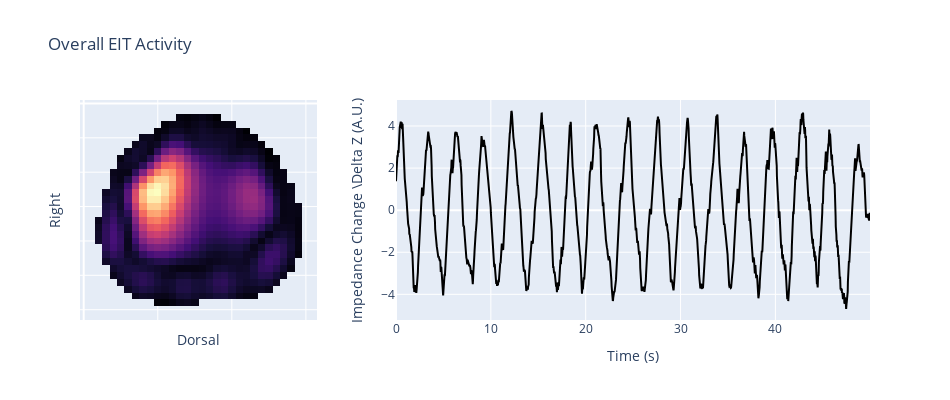

The notebook cell this image was saved under:
### Code cell
# plot input data
fig = make_subplots(rows=1, cols=2, column_widths=[1, 2])
fig.update_layout(width=950, height=400)

fig.add_trace(go.Heatmap(z=np.std(imgs_eit, axis=-1), zmin=0, 
                         showscale=False, colorscale='magma'), row=1, col=1)
fig.update_yaxes(title='Right', showticklabels=False, autorange="reversed", row=1, col=1)
fig.update_xaxes(title='Dorsal', showticklabels=False, row=1, col=1)
fig.update_layout(title='Overall EIT Activity')

fig.add_trace(go.Scatter(x=t, y=np.nansum(imgs_eit, axis=(0, 1)), 
                         name='Overall Sum Signal', line_color='black'), row=1, col=2)
fig.update_xaxes(title='Time (s)', row=1, col=2)
fig.update_yaxes(title='Impedance Change \\Delta Z (A.U.)', row=1, col=2)

### Figure 1 — Plotly figure (JSON) as saved in the notebook; plotly's stock layout.template omitted (floating-point values rounded to 4 significant figures; data arrays with more than 128 entries replaced by an {"elided": "..."} marker saying what was removed)
{"data": [{"colorscale": [[0, "#000004"], [0.1111, "#180f3d"], [0.2222, "#440f76"], [0.3333, "#721f81"], [0.4444, "#9e2f7f"], [0.5556, "#cd4071"], [0.6667, "#f1605d"], [0.7778, "#fd9668"], [0.8889, "#feca8d"], [1, "#fcfdbf"]], "showscale": false, "type": "heatmap", "xaxis": "x", "yaxis": "y", "z": {"elided": "32x32 float values"}, "zmin": 0}, {"line": {"color": "black"}, "name": "Overall Sum Signal", "type": "scatter", "x": {"elided": "2384 float values"}, "xaxis": "x2", "y": {"elided": "2384 float values"}, "yaxis": "y2"}], "layout": {"height": 400, "title": {"text": "Overall EIT Activity"}, "width": 950, "xaxis": {"anchor": "y", "domain": [0, 0.3], "showticklabels": false, "title": {"text": "Dorsal"}}, "xaxis2": {"anchor": "y2", "domain": [0.4, 1], "title": {"text": "Time (s)"}}, "yaxis": {"anchor": "x", "autorange": "reversed", "domain": [0, 1], "showticklabels": false, "title": {"text": "Right"}}, "yaxis2": {"anchor": "x2", "domain": [0, 1], "title": {"text": "Impedance Change \\Delta Z (A.U.)"}}}}
